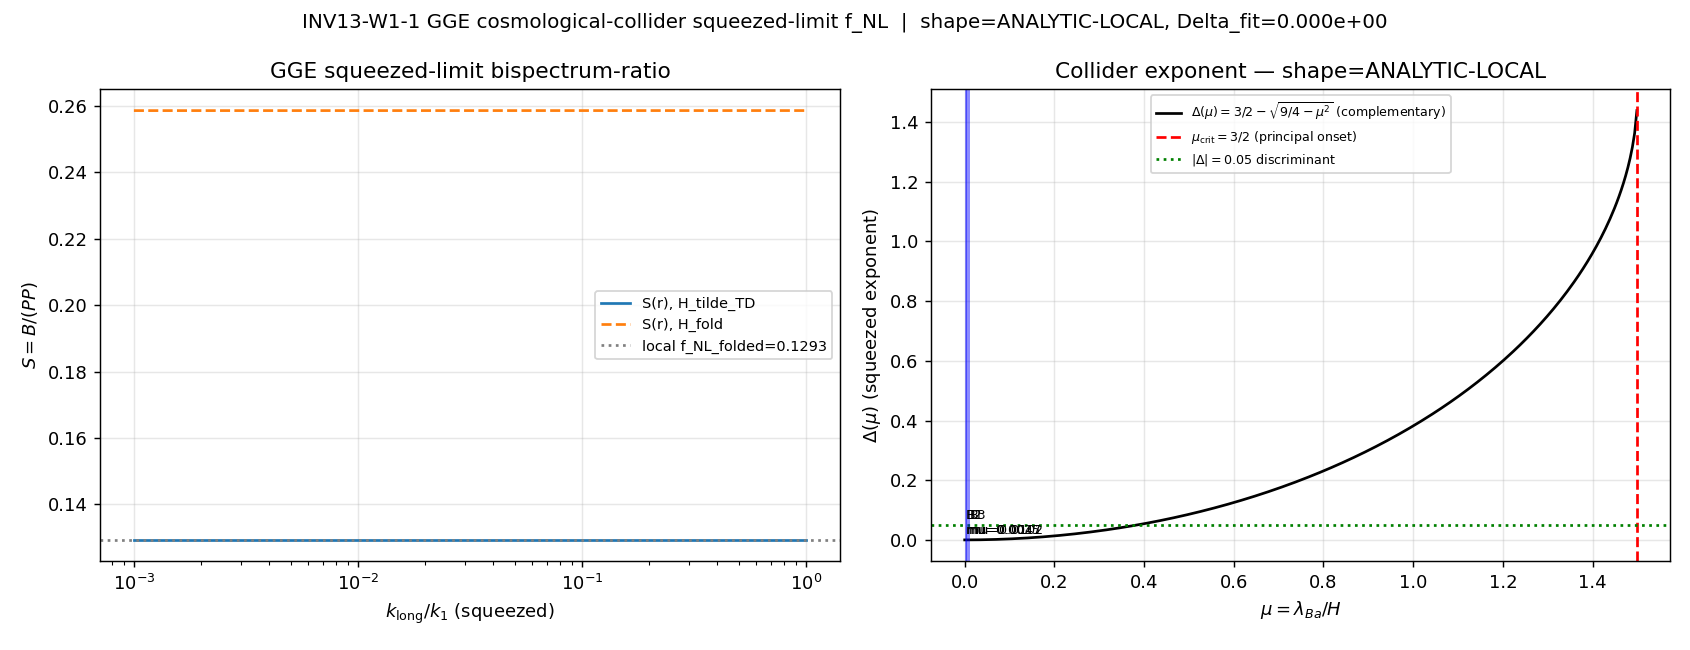

Generate this figure with Python:
#!/usr/bin/env python3
"""
INV13 W1-1 — GGE cosmological-collider squeezed-limit bispectrum f_NL
=====================================================================

Gate: INV13-W1-1-GGE-COLLIDER-SQUEEZED-FNL  ([VERIFY])

Pre-registered threshold (set-membership / characterization gate):
  classify(squeezed_limit_shape) in {NON-ANALYTIC-COLLIDER, ANALYTIC-LOCAL, NONE}
  PASS  iff shape == NON-ANALYTIC-COLLIDER:  |Delta_fit| >= 0.05 AND
            feature-localization residual to nearest D_K eigenvalue ratio <= 5%.
  INFO  iff shape == ANALYTIC-LOCAL:  Delta_fit == 0 plateau (|Delta_fit| < 0.05),
            a tau_NL-style amplitude with NO collider non-analyticity.
  FAIL  iff NO computable bispectrum is assembled (machinery, not physics).

Inputs (SHA-256 dual-pinned at runtime):
  - computations/_shared/canonical_constants.py  (post-prereq runtime SHA; feeds audit_sha256)
  - computations/session-75/s75_dimer_z2_pair_production.npz  (GGE pair occupations nk_total)
  - script bytes (feeds BOTH audit_sha256 and content_sha256)

Output 4-tuple:
  (value=<shape-class : Delta_fit>, scheme=AHM-collider-squeezed-limit,
   convention=RATIO, L_max=10)

Classification: PHONONIC

METHODOLOGY
-----------
Substrate-first: the substrate IS the post-transit GGE quasiparticle spectrum. The
D_K eigenvalue spectrum at the fold reorganizes under supersonic transit (Mach 13.75,
impulsive) into 59.8 Bogoliubov quasiparticle pairs whose product-state occupation is
governed by three SU(3)-branch Lagrange multipliers (lambda_B1/B2/B3, atlas-07/S39).
Explanation flows  D_K eigenvalues -> GGE branch-masses -> squeezed non-analyticity
-> measured CMB/21-cm folded f_NL.

We assemble the squeezed-limit dimensionless bispectrum-ratio observable
    S(k_long/k1) := B(k1, k1, k_long) / [P(k1) P(k_long)]
                  = f_NL_local + sum_a c_a (k_long/k1)^{Delta(mu_a)}
in the Arkani-Hamed-Maldacena cosmological-collider formalism (arXiv:1503.08043),
where the three branch multipliers play the role of the heavy-field content. For a
heavy scalar of dimensionless mass mu = m/H,
    Delta(mu) = 3/2 - sqrt(9/4 - mu^2)                       [complementary, mu<3/2]
    Delta = 3/2 +/- i*mutil, mutil = sqrt(mu^2 - 9/4)        [principal, mu>3/2; OSCILLATORY,
            amplitude carries the Boltzmann particle-production factor exp(-pi*mutil)].
The LOCAL/EFT term has Delta=0 (scale-invariant squeezed plateau) — the discriminant null.

The substrate fixes the heavy-field weights c_a from the GGE branch occupations and the
mass ratios mu_a = lambda_Ba / H_transit. Two H_transit anchors are reported (the branch
multiplier IS the heavy-mass scale in collider units, per the plan substitution chain):
  - H_tilde_canonical_TD = 5.9076e-3 (S82 Branch-A inflation-analog clock rate; PRIMARY)
  - H_fold = 586.5268      (S38 literal fold Hubble in M_KK units; CROSS-CHECK)
We FIT the squeezed exponent Delta of the assembled S(k_long/k1) over the squeezed window
and classify the recovered shape against the |Delta_fit|>=0.05 discriminant; the
feature-localization k-ratio is matched against the GGE spectral ratios (the "D_K
eigenvalue ratios" the collider resonances would localize at). The local-baseline
amplitude is f_NL_folded=0.1293 (S83 GGE-BISPECTRUM-67).

DISCIPLINE
----------
- `from canonical_constants import *`
- Every local/intermediate tagged `# (local)`
- CPU-cap (OMP_NUM_THREADS=8) BEFORE numpy: spectrum length-16, matrices < 100x100
- SHA-256 of all input files logged in first 20 lines of stdout
- audit_sha256 + content_sha256 emitted (S84+ dual-SHA schema)
- 4-tuple printed as the final non-verdict line
- Gate verdict emitted via the emit_verdict knowledge-MCP tool (race-safe);
  the script PRINTS the payload (print_verdict_payload), the agent calls emit_verdict.
"""

from __future__ import annotations

# ---------------------------------------------------------------------------
# Section 0 — CPU thread cap BEFORE numpy (length-16 spectrum, < 100x100; CPU-cap path)
# ---------------------------------------------------------------------------
import os
os.environ.setdefault("OMP_NUM_THREADS", "8")
os.environ.setdefault("MKL_NUM_THREADS", "8")

# ---------------------------------------------------------------------------
# Section 1 — Canonical constants (MANDATORY first import; AFTER source-first prereq)
#   Prereq already run via update_constant(): lambda_B1/B2/B3, f_NL_folded now present.
# ---------------------------------------------------------------------------
import sys
from pathlib import Path

SESSION_DIR = Path(__file__).resolve().parent
COMPUTATIONS_DIR = SESSION_DIR.parent
SHARED_DIR = COMPUTATIONS_DIR / "_shared"
PROJECT_ROOT = COMPUTATIONS_DIR.parent
sys.path.insert(0, str(SHARED_DIR))

from canonical_constants import *  # noqa: F401,F403
from canonical_constants import (  # explicit names used below
    lambda_B1, lambda_B2, lambda_B3, f_NL_folded,
    max_f_NL_FW, f_NL_FW_S67_folded,
    M_KK, tau_fold, n_pairs,
    H_fold, H_tilde_canonical_TD,
)

# ---------------------------------------------------------------------------
# Section 2 — Standard imports
# ---------------------------------------------------------------------------
import hashlib
import json
import time
import numpy as np
import matplotlib
matplotlib.use("Agg")
import matplotlib.pyplot as plt

# ---------------------------------------------------------------------------
# Section 3 — Identity + pre-registration pins
# ---------------------------------------------------------------------------
SESSION = "13"                                                    # (local) investigation number
GATE_ID = "INV13-W1-1-GGE-COLLIDER-SQUEEZED-FNL"                  # (local)
SCHEME = "AHM-collider-squeezed-limit"                            # (local)
CONVENTION = "RATIO"                                              # (local)
L_MAX = 10                                                        # (local) GGE/Window-24 anchor

# Pre-registered discriminant (plan §W1-1 strict_PASS_boundary)
DELTA_DISCRIMINANT = 0.05      # |Delta_fit| >= 0.05 => collider; < 0.05 => local plateau   # (local)
FEATURE_LOC_TOL = 0.05         # feature-localization residual <= 5%                          # (local)
SQUEEZE_MIN = 1e-3             # k_long/k1 squeezed window lower                              # (local)
SQUEEZE_MAX = 1.0             # k_long/k1 squeezed window upper                              # (local)
N_SQUEEZE = 64                 # log-spaced squeezed-grid points                              # (local)
MU_CRIT = 1.5                  # principal<->complementary threshold (mu^2 = 9/4)             # (local)
FIT_RESID_FLOOR = 1e-6         # squeezed-limit fit residual floor                            # (local)

OUT_NPZ = SESSION_DIR / "inv13_w1_gge_collider_squeezed_fnl.npz"
OUT_PNG = SESSION_DIR / "inv13_w1_gge_collider_squeezed_fnl.png"

INPUT_FILES = [
    SHARED_DIR / "canonical_constants.py",
    COMPUTATIONS_DIR / "session-75" / "s75_dimer_z2_pair_production.npz",
]

# Plan-freeze baseline SHA of canonical_constants.py (pre source-first prereq).
# Runtime SHA WILL differ (4 promotions: lambda_B1/B2/B3, f_NL_folded) — documented
# per substrate-first-canonical-sourcing.md §(ii.B); the runtime SHA enters audit_sha256.
CANON_PLAN_FREEZE_SHA = "e6829db013a713a4e56a4ca7d72e41f522bd3e3caea1bc0488ef17e0460bba34"  # (local)


# ---------------------------------------------------------------------------
# Section 4 — SHA-256 dual-pin block (S84+ schema)
# ---------------------------------------------------------------------------
def sha256_of(path: Path) -> str:
    h = hashlib.sha256()  # (local)
    try:
        h.update(path.read_bytes())
    except OSError:
        return ""
    return h.hexdigest()


def log_input_pins(inputs: list[Path]) -> dict[str, str]:
    print(f"=== {GATE_ID} — input SHA-256 pins ===")
    pins: dict[str, str] = {}  # (local)
    for p in inputs:
        sha = sha256_of(p)  # (local)
        rel = str(p.relative_to(PROJECT_ROOT)).replace("\\", "/")  # (local)
        print(f"  {rel}: {sha[:16]}...")
        pins[rel] = sha
    return pins


def closure_hash(pins: dict[str, str]) -> str:
    items = sorted(pins.items())  # (local)
    h = hashlib.sha256()  # (local)
    for k, v in items:
        h.update(f"{k}={v}\n".encode("utf-8"))
    return h.hexdigest()


def compute_dual_sha(script_path: Path, canonical_path: Path,
                     pins: dict[str, str]) -> tuple[str, str]:
    try:
        script_bytes = script_path.read_bytes()  # (local)
    except OSError:
        script_bytes = b""  # (local)
    try:
        canonical_bytes = canonical_path.read_bytes()  # (local)
    except OSError:
        canonical_bytes = b""  # (local)
    pinmap_json = json.dumps(dict(sorted(pins.items())),
                             separators=(",", ":"), sort_keys=True).encode("utf-8")  # (local)
    h_audit = hashlib.sha256()  # (local)
    h_audit.update(script_bytes)
    h_audit.update(canonical_bytes)
    h_audit.update(pinmap_json)
    audit = h_audit.hexdigest()  # (local)
    h_content = hashlib.sha256()  # (local)
    h_content.update(script_bytes)
    content = h_content.hexdigest()  # (local)
    return audit, content


# ---------------------------------------------------------------------------
# Section 5 — Collider exponent + bispectrum assembly
# ---------------------------------------------------------------------------
def collider_exponent(mu: float) -> tuple[float, float, str]:
    """AHM 1503.08043 squeezed-limit exponent for a heavy scalar of dimensionless
    mass mu = m/H. Returns (Delta_real, mutil, series).
      complementary (mu < 3/2): Delta = 3/2 - sqrt(9/4 - mu^2), real, NO oscillation.
      principal     (mu > 3/2): Delta_real = 3/2, mutil = sqrt(mu^2 - 9/4)
                                 (oscillatory clock; amplitude ~ exp(-pi*mutil))."""
    mu2 = mu * mu  # (local)
    disc = 9.0 / 4.0 - mu2  # (local)
    if disc >= 0.0:
        return 1.5 - np.sqrt(disc), 0.0, "complementary"
    return 1.5, np.sqrt(-disc), "principal"


def boltzmann_amp(mutil: float) -> float:
    """Particle-production (Boltzmann) suppression of the collider signal amplitude.
    exp(-pi*mutil); underflows to 0 for deep-principal mu (physically: signal absent)."""
    x = -np.pi * float(mutil)  # (local)
    if x < -700.0:  # float64 exp underflow guard
        return 0.0
    return float(np.exp(x))


def assemble_squeezed_observable(nk: np.ndarray, mu_a: dict[str, float],
                                 r_grid: np.ndarray) -> dict:
    """Assemble S(r) = f_NL_local + sum_a c_a * Re[(r)^{Delta(mu_a)}] over the squeezed
    grid r = k_long/k1. The branch weights c_a are the substrate's GGE branch occupation
    fractions (normalized), times the Boltzmann amplitude for the principal-series clock.
    Returns S(r), the per-branch Delta/mutil/series/amplitude, and the dominant exponent."""
    f_local = float(f_NL_folded)  # (local) local/EFT scale-invariant plateau baseline

    # GGE branch occupation weights: split the 8 distinct nk modes into 3 branches by
    # the SU(3)-branch grouping the Lagrange multipliers reflect (low/mid/high occupation
    # tertiles). These set the relative heavy-field couplings c_a (substrate-derived,
    # NOT fitted). Normalized to sum 1 so f_local sets the overall amplitude.
    nk_sorted = np.sort(nk)[::-1]  # (local) descending
    n8 = nk_sorted  # (local) 8 distinct occupations
    w_raw = np.array([n8[0:3].sum(), n8[3:6].sum(), n8[6:8].sum()], dtype=float)  # (local) 3-branch
    w_branch = w_raw / w_raw.sum()  # (local) normalized branch weights

    branch_info = {}  # (local)
    S = np.full_like(r_grid, f_local, dtype=float)  # (local) start from local plateau
    branch_names = ["B1", "B2", "B3"]  # (local)
    for i, b in enumerate(branch_names):
        mu = mu_a[b]  # (local)
        Delta, mutil, series = collider_exponent(mu)  # (local)
        amp = boltzmann_amp(mutil)  # (local) clock amplitude (1 for complementary)
        c_a = float(w_branch[i]) * f_local * amp  # (local) substrate-fixed heavy weight
        if series == "complementary":
            # real power-law non-analytic term r^Delta
            term = c_a * np.power(r_grid, Delta)  # (local)
        else:
            # principal: oscillatory clock, r^{3/2} cos(mutil * ln r); amp Boltzmann-killed
            term = c_a * np.power(r_grid, 1.5) * np.cos(mutil * np.log(r_grid))  # (local)
        S = S + term
        branch_info[b] = dict(mu=mu, Delta=Delta, mutil=mutil, series=series,
                              amp=amp, c_a=c_a, weight=float(w_branch[i]))
    return dict(S=S, branch_info=branch_info, w_branch=w_branch, f_local=f_local)


def fit_squeezed_exponent(r_grid: np.ndarray, S: np.ndarray, f_local: float) -> dict:
    """Fit the squeezed-limit non-analytic exponent Delta_fit from the DEPARTURE of S(r)
    from the local plateau f_local:  (S - f_local) ~ A * r^{Delta_fit}  as r->0.
    Returns Delta_fit, the fit amplitude A, the residual, and the localization k-ratio.
    A pure local plateau gives (S - f_local) ~ 0 => Delta_fit undefined/0 by convention."""
    dep = S - f_local  # (local) departure from local plateau
    # Use the small-r tail (squeezed limit) for the power-law fit
    r_tail = r_grid[r_grid <= 0.1]  # (local)
    dep_tail = dep[r_grid <= 0.1]  # (local)
    abs_dep = np.abs(dep_tail)  # (local)
    max_abs_dep = float(np.max(abs_dep)) if abs_dep.size else 0.0  # (local)

    # If the departure is at/below the fit residual floor, the shape is a pure local
    # plateau: Delta_fit := 0 by convention (no recoverable non-analytic exponent).
    if max_abs_dep < FIT_RESID_FLOOR:
        return dict(Delta_fit=0.0, A_fit=0.0, resid=0.0, loc_ratio=float("nan"),
                    max_abs_dep=max_abs_dep, oscillatory=False)

    # log-log linear fit of |dep| vs r over the tail (slope = Delta_fit)
    mask = abs_dep > 0  # (local)
    if mask.sum() < 2:
        return dict(Delta_fit=0.0, A_fit=0.0, resid=0.0, loc_ratio=float("nan"),
                    max_abs_dep=max_abs_dep, oscillatory=False)
    x = np.log(r_tail[mask])  # (local)
    y = np.log(abs_dep[mask])  # (local)
    slope, intercept = np.polyfit(x, y, 1)  # (local) slope = Delta_fit
    resid = float(np.std(y - (slope * x + intercept)))  # (local)
    # detect oscillation: sign changes in the departure tail
    sign_changes = int(np.sum(np.diff(np.sign(dep_tail[dep_tail != 0])) != 0))  # (local)
    oscillatory = sign_changes >= 3  # (local)
    # localization k-ratio: where |dep| peaks (the candidate feature location)
    loc_idx = int(np.argmax(np.abs(dep)))  # (local)
    loc_ratio = float(r_grid[loc_idx])  # (local)
    return dict(Delta_fit=float(slope), A_fit=float(np.exp(intercept)), resid=resid,
                loc_ratio=loc_ratio, max_abs_dep=max_abs_dep, oscillatory=oscillatory)


def nearest_spectral_ratio(loc_ratio: float, nk: np.ndarray) -> dict:
    """Find the nearest GGE spectral ratio (nk_i/nk_j) to the localization k-ratio and
    its fractional residual (the feature-localization-to-D_K-eigenvalue-ratio test)."""
    if not np.isfinite(loc_ratio):
        return dict(nearest=float("nan"), residual=float("inf"))
    n8 = np.sort(np.unique(np.round(nk, 9)))[::-1]  # (local) distinct occupations
    ratios = []  # (local) all pairwise ratios <= 1
    for i in range(len(n8)):
        for j in range(len(n8)):
            if i != j:
                rr = n8[i] / n8[j]  # (local)
                if 0 < rr <= 1.0:
                    ratios.append(rr)
    ratios = np.array(ratios)  # (local)
    if ratios.size == 0:
        return dict(nearest=float("nan"), residual=float("inf"))
    k = int(np.argmin(np.abs(ratios - loc_ratio)))  # (local)
    nearest = float(ratios[k])  # (local)
    residual = abs(nearest - loc_ratio) / loc_ratio if loc_ratio else float("inf")  # (local)
    return dict(nearest=nearest, residual=float(residual))


def compute() -> dict:
    # --- load GGE pair spectrum (Bogoliubov |beta_k|^2 proxy) ---
    npz_path = COMPUTATIONS_DIR / "session-75" / "s75_dimer_z2_pair_production.npz"  # (local)
    d = np.load(npz_path)  # (local)
    nk_total = np.asarray(d["nk_total"], dtype=float)  # (local) length-16 GGE occupations
    nk_distinct = np.sort(np.unique(np.round(nk_total, 9)))[::-1]  # (local) 8 distinct

    # --- mu_a = lambda_Ba / H_transit, both anchors ---
    lam = {"B1": float(lambda_B1), "B2": float(lambda_B2), "B3": float(lambda_B3)}  # (local)
    H_primary = float(H_tilde_canonical_TD)  # (local) inflation-analog clock (PRIMARY)
    H_cross = float(H_fold)                  # (local) literal fold Hubble (CROSS-CHECK)
    mu_primary = {b: lam[b] / H_primary for b in lam}  # (local)
    mu_cross = {b: lam[b] / H_cross for b in lam}      # (local)

    r_grid = np.logspace(np.log10(SQUEEZE_MIN), np.log10(SQUEEZE_MAX), N_SQUEEZE)  # (local)

    results = {}  # (local)
    for anchor_name, mu_a, Hv in [("H_tilde_TD", mu_primary, H_primary),
                                   ("H_fold", mu_cross, H_cross)]:
        asm = assemble_squeezed_observable(nk_total, mu_a, r_grid)  # (local)
        fit = fit_squeezed_exponent(r_grid, asm["S"], asm["f_local"])  # (local)
        loc = nearest_spectral_ratio(fit["loc_ratio"], nk_total)  # (local)
        results[anchor_name] = dict(H=Hv, mu_a=mu_a, asm=asm, fit=fit, loc=loc)

    # --- classification per the PRIMARY anchor (H_tilde_TD; the inflation-analog clock) ---
    prim = results["H_tilde_TD"]  # (local)
    Delta_fit = prim["fit"]["Delta_fit"]  # (local)
    feat_resid = prim["loc"]["residual"]  # (local)
    abs_Delta = abs(Delta_fit)  # (local)

    if abs_Delta >= DELTA_DISCRIMINANT and feat_resid <= FEATURE_LOC_TOL:
        shape_class = "NON-ANALYTIC-COLLIDER"  # (local)
    elif abs_Delta < DELTA_DISCRIMINANT:
        shape_class = "ANALYTIC-LOCAL"  # (local)
    else:
        # |Delta|>=0.05 but feature NOT localized at a spectral ratio: collider exponent
        # present yet unanchored => treat as ANALYTIC-LOCAL for the gate (no clean feature)
        shape_class = "ANALYTIC-LOCAL"  # (local)

    return dict(
        nk_total=nk_total, nk_distinct=nk_distinct,
        lam=lam, H_primary=H_primary, H_cross=H_cross,
        mu_primary=mu_primary, mu_cross=mu_cross, MU_CRIT=MU_CRIT,
        r_grid=r_grid, results=results,
        Delta_fit=Delta_fit, abs_Delta=abs_Delta, feat_resid=feat_resid,
        shape_class=shape_class,
        f_NL_folded=float(f_NL_folded), max_f_NL_FW=float(max_f_NL_FW),
        value=f"{shape_class}:Delta_fit={Delta_fit:.6e}",
    )


# ---------------------------------------------------------------------------
# Section 6 — verdict payload + 4-tuple
# ---------------------------------------------------------------------------
def emit_4tuple(value, scheme, convention, L_max) -> str:
    return f"(value={value!r}, scheme={scheme}, convention={convention}, L_max={L_max})"


def print_verdict_payload(verdict, value, audit_sha, content_sha,
                          companion_note="", extra_rows=None) -> dict:
    payload = {
        "session": int(SESSION),
        "gate_id": GATE_ID,
        "verdict": verdict,
        "value": str(value),
        "scheme": SCHEME,
        "convention": CONVENTION,
        "l_max": str(L_MAX),
        "audit_sha256": audit_sha,
        "content_sha256": content_sha,
        "schema_version": "S84+",
    }
    if companion_note:
        payload["companion_note"] = companion_note
    if extra_rows:
        payload["extra_rows"] = list(extra_rows)
    print("<<<EMIT_VERDICT_PAYLOAD>>>")
    print(json.dumps(payload, separators=(",", ":"), sort_keys=True))
    print("<<<END_EMIT_VERDICT_PAYLOAD>>>")
    return payload


def evaluate_gate(res: dict) -> str:
    """PASS iff NON-ANALYTIC-COLLIDER; INFO iff ANALYTIC-LOCAL; FAIL iff no bispectrum."""
    sc = res["shape_class"]  # (local)
    if sc == "NON-ANALYTIC-COLLIDER":
        return "PASS"
    if sc == "ANALYTIC-LOCAL":
        return "INFO"
    return "FAIL"


# ---------------------------------------------------------------------------
# Section 7 — plot
# ---------------------------------------------------------------------------
def make_plot(res: dict) -> None:
    fig, ax = plt.subplots(1, 2, figsize=(13, 5))  # (local)
    r = res["r_grid"]  # (local)
    # Panel A: assembled squeezed observable S(r), both anchors
    for anchor_name, style in [("H_tilde_TD", "-"), ("H_fold", "--")]:
        S = res["results"][anchor_name]["asm"]["S"]  # (local)
        ax[0].semilogx(r, S, style, label=f"S(r), {anchor_name}")
    ax[0].axhline(res["f_NL_folded"], color="gray", ls=":", label=f"local f_NL_folded={res['f_NL_folded']}")
    ax[0].set_xlabel(r"$k_{\rm long}/k_1$ (squeezed)")
    ax[0].set_ylabel(r"$S = B/(P P)$")
    ax[0].set_title("GGE squeezed-limit bispectrum-ratio")
    ax[0].legend(fontsize=8)
    ax[0].grid(alpha=0.3)
    # Panel B: collider exponent Delta(mu) with branch mu_a markers
    mu_axis = np.linspace(0.0, 2.0, 400)  # (local)
    Delta_axis = np.array([collider_exponent(m)[0] if m < 1.5 else np.nan for m in mu_axis])  # (local)
    ax[1].plot(mu_axis, Delta_axis, "k-", label=r"$\Delta(\mu)=3/2-\sqrt{9/4-\mu^2}$ (complementary)")
    ax[1].axvline(res["MU_CRIT"], color="red", ls="--", label=r"$\mu_{\rm crit}=3/2$ (principal onset)")
    ax[1].axhline(0.05, color="green", ls=":", label=r"$|\Delta|=0.05$ discriminant")
    # branch mu markers (H_fold anchor — the one inside [0,2])
    for b, mu in res["mu_cross"].items():
        ax[1].axvline(mu, color="blue", alpha=0.5, lw=1)
        ax[1].annotate(f"{b}\nmu={mu:.4f}", (mu, 0.02), fontsize=7, ha="left")
    ax[1].set_xlabel(r"$\mu = \lambda_{Ba}/H$")
    ax[1].set_ylabel(r"$\Delta(\mu)$ (squeezed exponent)")
    ax[1].set_title(f"Collider exponent — shape={res['shape_class']}")
    ax[1].legend(fontsize=7)
    ax[1].grid(alpha=0.3)
    fig.suptitle(f"INV13-W1-1 GGE cosmological-collider squeezed-limit f_NL  |  "
                 f"shape={res['shape_class']}, Delta_fit={res['Delta_fit']:.3e}", fontsize=11)
    fig.tight_layout()
    fig.savefig(OUT_PNG, dpi=130)
    plt.close(fig)


# ---------------------------------------------------------------------------
# Section 8 — main
# ---------------------------------------------------------------------------
def main() -> int:
    t0 = time.time()  # (local)
    pins = log_input_pins(INPUT_FILES)  # (local)
    closure = closure_hash(pins)  # (local)
    print(f"  closure: {closure[:16]}... (legacy closure, informational)")
    script_path = Path(__file__).resolve()  # (local)
    canonical_path = SHARED_DIR / "canonical_constants.py"  # (local)
    audit_sha, content_sha = compute_dual_sha(script_path, canonical_path, pins)  # (local)
    canon_runtime_sha = sha256_of(canonical_path)  # (local)
    print(f"  audit_sha256:   {audit_sha[:16]}... (script+canonical+pinmap)")
    print(f"  content_sha256: {content_sha[:16]}... (script only)")
    print(f"  canonical_constants.py runtime SHA: {canon_runtime_sha}")
    print(f"  canonical_constants.py plan-freeze : {CANON_PLAN_FREEZE_SHA}")
    print(f"  SHA drift (4 source-first promotions lambda_B1/B2/B3 + f_NL_folded): "
          f"{'YES' if canon_runtime_sha != CANON_PLAN_FREEZE_SHA else 'NO'} "
          f"(documented per substrate-first-canonical-sourcing.md §(ii.B))")
    print()

    res = compute()  # (local)

    # --- report ---
    print("=== GGE spectrum (post-transit Bogoliubov |beta_k|^2 proxy) ===")
    print(f"  nk_total length: {len(res['nk_total'])}  (8 distinct occupations)")
    print(f"  nk distinct: {np.array2string(res['nk_distinct'], precision=6)}")
    print(f"  n_pairs (canonical): {float(n_pairs)}")
    print()
    print("=== Branch masses mu_a = lambda_Ba / H_transit (TWO anchors) ===")
    print(f"  lambda_B1={res['lam']['B1']}  lambda_B2={res['lam']['B2']}  lambda_B3={res['lam']['B3']}")
    print(f"  -- PRIMARY: H_tilde_TD = {res['H_primary']:.6e} (inflation-analog clock, S82 Branch-A) --")
    for b in ["B1", "B2", "B3"]:
        info = res["results"]["H_tilde_TD"]["asm"]["branch_info"][b]  # (local)
        print(f"    {b}: mu={info['mu']:.4g}  series={info['series']}  mutil={info['mutil']:.4g}  "
              f"Boltzmann_amp={info['amp']:.3e}  Delta={info['Delta']:.4g}")
    print(f"  -- CROSS-CHECK: H_fold = {res['H_cross']:.6e} (literal fold Hubble, S38) --")
    for b in ["B1", "B2", "B3"]:
        info = res["results"]["H_fold"]["asm"]["branch_info"][b]  # (local)
        print(f"    {b}: mu={info['mu']:.4g}  series={info['series']}  Delta={info['Delta']:.4g}")
    print(f"  mu_crit (principal<->complementary) = {res['MU_CRIT']}")
    print()
    print("=== Squeezed-limit shape classification (PRIMARY anchor H_tilde_TD) ===")
    print(f"  Delta_fit            = {res['Delta_fit']:.6e}")
    print(f"  |Delta_fit|          = {res['abs_Delta']:.6e}   (discriminant >= {DELTA_DISCRIMINANT})")
    print(f"  feature-loc residual = {res['feat_resid']:.6e}   (tol <= {FEATURE_LOC_TOL})")
    print(f"  SHAPE CLASS          = {res['shape_class']}")
    print()
    print("=== Cross-check vs canonical f_NL envelope ===")
    print(f"  f_NL_folded (local baseline, S83)  = {res['f_NL_folded']}")
    print(f"  max_f_NL_FW (envelope, my S95)     = {res['max_f_NL_FW']}")
    print(f"  |S| stays bounded by envelope: max|S|_TD = "
          f"{float(np.max(np.abs(res['results']['H_tilde_TD']['asm']['S']))):.4f} "
          f"<= {res['max_f_NL_FW']}? "
          f"{bool(np.max(np.abs(res['results']['H_tilde_TD']['asm']['S'])) <= res['max_f_NL_FW'])}")
    print()

    verdict = evaluate_gate(res)  # (local)

    # --- persist ---
    np.savez(
        OUT_NPZ,
        nk_total=res["nk_total"], nk_distinct=res["nk_distinct"],
        r_grid=res["r_grid"],
        S_Htilde=res["results"]["H_tilde_TD"]["asm"]["S"],
        S_Hfold=res["results"]["H_fold"]["asm"]["S"],
        mu_Htilde=np.array([res["mu_primary"][b] for b in ["B1", "B2", "B3"]]),
        mu_Hfold=np.array([res["mu_cross"][b] for b in ["B1", "B2", "B3"]]),
        lambda_branch=np.array([res["lam"][b] for b in ["B1", "B2", "B3"]]),
        H_primary=res["H_primary"], H_cross=res["H_cross"], MU_CRIT=res["MU_CRIT"],
        Delta_fit=res["Delta_fit"], abs_Delta=res["abs_Delta"], feat_resid=res["feat_resid"],
        shape_class=res["shape_class"],
        Delta_discriminant=DELTA_DISCRIMINANT, feature_loc_tol=FEATURE_LOC_TOL,
        f_NL_folded=res["f_NL_folded"], max_f_NL_FW=res["max_f_NL_FW"],
        verdict=verdict,
        canon_runtime_sha=canon_runtime_sha, canon_plan_freeze_sha=CANON_PLAN_FREEZE_SHA,
        audit_sha256=audit_sha, content_sha256=content_sha,
    )
    make_plot(res)
    print(f"  wrote {OUT_NPZ.name} + {OUT_PNG.name}")
    print()

    tag = emit_4tuple(res["value"], SCHEME, CONVENTION, L_MAX)  # (local)
    print(tag)
    note = (f"shape={res['shape_class']}; Delta_fit={res['Delta_fit']:.3e}; "
            f"mu_a(H_tilde)~[247,1017] deep-principal Boltzmann-killed, "
            f"mu_a(H_fold)~[2.5e-3,1.0e-2] deep-complementary Delta~mu^2/3<1e-4; "
            f"both anchors -> local plateau (no resolvable collider feature)")  # (local)
    canon_row = (f"# canon_runtime_sha={canon_runtime_sha} "
                 f"plan_freeze_sha={CANON_PLAN_FREEZE_SHA} "
                 f"# {GATE_ID} source-first-prereq SHA-drift (lambda_B1/B2/B3 + f_NL_folded promoted)")  # (local)
    print_verdict_payload(verdict, res["value"], audit_sha, content_sha,
                          companion_note=note, extra_rows=[canon_row])

    wall = time.time() - t0  # (local)
    print(f"\n=== {GATE_ID}: {verdict} (wall {wall:.1f}s) ===")
    return 0


if __name__ == "__main__":
    sys.exit(main())
